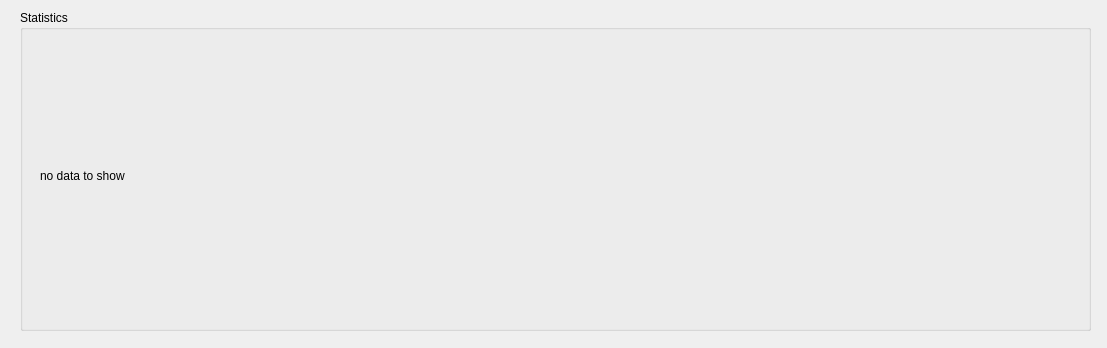
<?xml version="1.0" encoding="UTF-8"?>
<ui version="4.0">
 <class>drawVotingStatistics</class>
 <widget class="QDialog" name="drawVotingStatistics">
  <property name="geometry">
   <rect>
    <x>0</x>
    <y>0</y>
    <width>1107</width>
    <height>348</height>
   </rect>
  </property>
  <property name="windowTitle">
   <string>Dialog</string>
  </property>
  <widget class="QGroupBox" name="placeholder">
   <property name="geometry">
    <rect>
     <x>20</x>
     <y>10</y>
     <width>1071</width>
     <height>321</height>
    </rect>
   </property>
   <property name="title">
    <string>Statistics</string>
   </property>
   <widget class="QLabel" name="graph">
    <property name="geometry">
     <rect>
      <x>20</x>
      <y>30</y>
      <width>1021</width>
      <height>271</height>
     </rect>
    </property>
    <property name="text">
     <string>no data to show</string>
    </property>
   </widget>
  </widget>
 </widget>
 <resources/>
 <connections/>
</ui>
